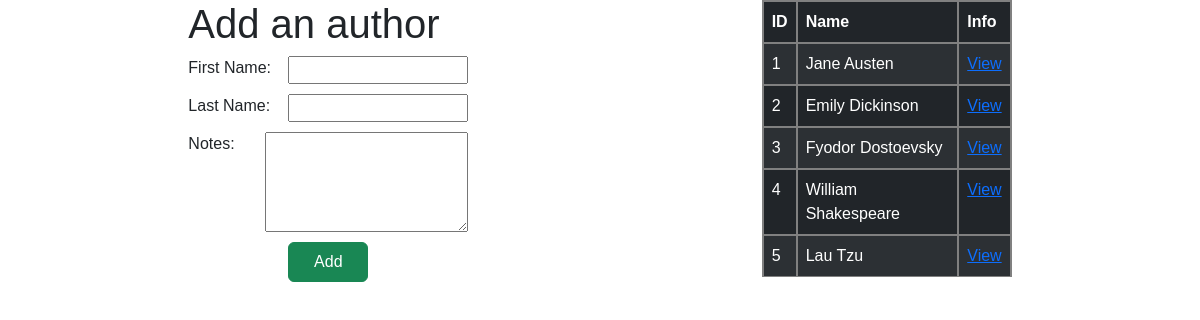
Page /authors on the earlier database version.
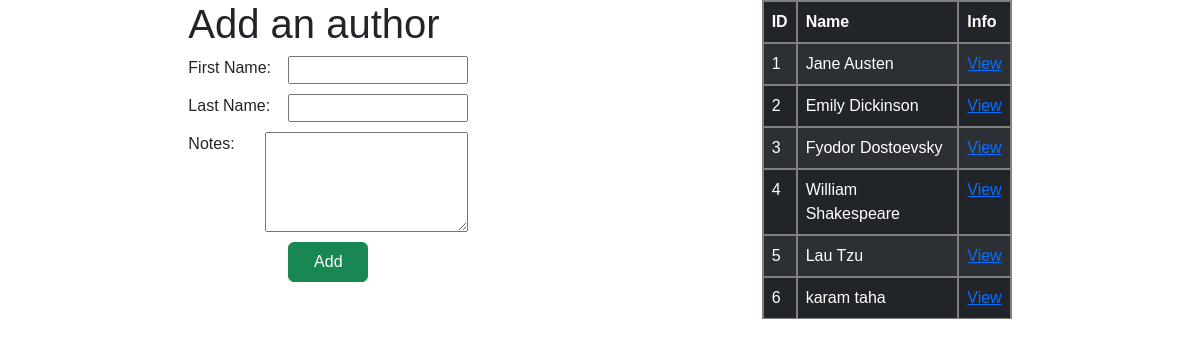
Same page on the later database version.
### books_authors_app/models.py (models this page shows)
class Author(models.Model):
    first_name = models.CharField(max_length=255)
    last_name = models.CharField(max_length=255)
    notes = models.TextField(default="")
    books = models.ManyToManyField(Book, related_name="authors")
    created_at = models.DateTimeField(auto_now_add=True)
    updated_at = models.DateTimeField(auto_now=True)

### books_authors_app/views.py (the view)
# urls.py: path('authors',views.authors),
def authors(request):
    context = {
        "authors": Author.objects.all()
    }
    return render(request,'authors.html', context)

### books_authors_app/templates/authors.html (shortened to what this page needs)
<!DOCTYPE html>
<html lang="en">
<head>
    <link href="https://cdn.jsdelivr.net/npm/bootstrap@5.2.1/dist/css/bootstrap.min.css" rel="stylesheet">
    {% load static %}
</head>
<body>
    <div>
        <h1>Add an author</h1>
        <div>
            <form action="/newauthor" method="POST">
            <div class="name">
                <label for="" class="main_labels">First Name:</label>
                <input type="text" name="author_first"/>
            </div>
            <div class="name">
                <label for="" class="main_labels">Last Name:</label>
                <input type="text" name="author_last"/>
            </div>
            <div class="notes">
                <label for="" class="main_labels">Notes:</label>
                <textarea name="author_notes"></textarea>
            </div>
            <button class="btn btn-success" type="Submit">Add</button>
            </form>
        </div>
    </div>
    <table class="table table-dark table-striped">
        <thead>
        <tr>
            <th>ID</th>
            <th>Name</th>
            <th>Info</th>
        </tr>
        </thead>
        <div>
        {% for author in authors %}
        <tr>
            <td>{{ author.id }}</td>
            <td>{{ author.first_name }} {{ author.last_name }}</td>
            <td><a href="/authors/{{ author.id }}">View</a></td>
        </tr>
        {% endfor %}
    </div>
    </table>
</body>
</html>

Differences in the rows shown:
added Author: id "6", first_name "karam", last_name "taha"
